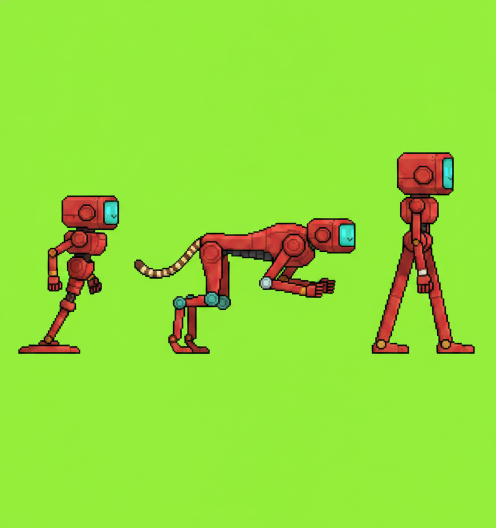
#> input picture scripts/art/source/machines_sheet.png, 992 x 1056 px, found by its file name (shown at 1/2 size)
$ python split_machine_sheet.py
#> lines starting #> are read from the running program, lines starting #| are printed output that depends on the picture
#!/usr/bin/env python3
"""Keys, splits and pads scripts/art/source/machines_sheet.png into one
128 px chip per morphology.

    python3 scripts/art/split_machine_sheet.py

Gemini does not return alpha and the "pure green" comes back as SOME green with
a tinted edge, so the backdrop colour is taken as the MEDIAN OF THE BORDER
(corners sometimes carry a smudge) and flood-filled from the image border -
which is what lets a green accent INSIDE a machine survive. The row is then
split on empty columns and each part padded to a square.
"""

import os
import statistics
from collections import deque

from PIL import Image

SOURCE = "scripts/art/source/machines_sheet.png"
OUT_DIR = "data/art"
MORPHS = ["hopper", "cheetah", "walker"]
SIZE = 128
TOLERANCE = 62


def border_colour(image):
    w, h = image.size
    px = image.load()
    reds, greens, blues = [], [], []
    for x in range(w):
        for y in (0, h - 1):
            r, g, b = px[x, y][:3]
            reds.append(r); greens.append(g); blues.append(b)
    for y in range(h):
        for x in (0, w - 1):
            r, g, b = px[x, y][:3]
            reds.append(r); greens.append(g); blues.append(b)
    return (int(statistics.median(reds)), int(statistics.median(greens)),
            int(statistics.median(blues)))


def key(image):
    """Flood-fills the backdrop from the border, so an interior accent of the
    same colour is kept."""
    image = image.convert("RGBA")
    w, h = image.size
    px = image.load()
    target = border_colour(image)
    seen = bytearray(w * h)
    queue = deque()
    for x in range(w):
        queue.append((x, 0)); queue.append((x, h - 1))
    for y in range(h):
        queue.append((0, y)); queue.append((w - 1, y))
    while queue:
        x, y = queue.popleft()
        if x < 0 or y < 0 or x >= w or y >= h or seen[y * w + x]:
            continue
        r, g, b, _ = px[x, y]
        if (abs(r - target[0]) + abs(g - target[1]) +
                abs(b - target[2])) > TOLERANCE:
            continue
        seen[y * w + x] = 1
        px[x, y] = (0, 0, 0, 0)
        queue.extend(((x + 1, y), (x - 1, y), (x, y + 1), (x, y - 1)))
    return image


def columns_with_ink(image):
    w, h = image.size
    px = image.load()
    filled = []
    for x in range(w):
        ink = 0
        for y in range(h):
            if px[x, y][3] > 24:
                ink += 1
        filled.append(ink > h // 80)
    return filled


def spans(filled, count):
    runs = []
    start = None
    for x, has in enumerate(filled):
        if has and start is None:
            start = x
        elif not has and start is not None:
            if x - start > 12:
                runs.append((start, x))
            start = None
    if start is not None:
        runs.append((start, len(filled)))
    runs.sort(key=lambda r: r[1] - r[0], reverse=True)
    return sorted(runs[:count])


def pad(image):
    bbox = image.getbbox()
    if bbox:
        image = image.crop(bbox)
    side = max(image.size)
    square = Image.new("RGBA", (side, side), (0, 0, 0, 0))
    square.paste(image, ((side - image.width) // 2,
                         (side - image.height) // 2))
    return square.resize((SIZE, SIZE), Image.LANCZOS)


def main():
    sheet = key(Image.open(SOURCE))
#> after the loop in border_colour, `for x in range(w):`: blues = 1984 values, max 86 at index 22, min 55 at index 1, mean 58.65; greens = 1984 values, max 243 at index 1982, min 215 at index 20, mean 237.8; reds = 1984 values, max 160 at index 24, min 146 at index 732, mean 148.1
#> after the loop in border_colour, `for y in range(h):`: blues = 4096 values, max 86 at index 22, min 55 at index 1, mean 58.89; greens = 4096 values, max 243 at index 1982, min 215 at index 20, mean 238.1; reds = 4096 values, max 160 at index 24, min 145 at index 3715, mean 148.4
#> in key, `target = border_colour(image)`: target = (148, 238, 59)
#> the loop in key, `while queue:` made 3808112 passes
#> (r, g, b) on passes 1 to 3: (148, 236, 59), (148, 238, 55), (152, 237, 63)
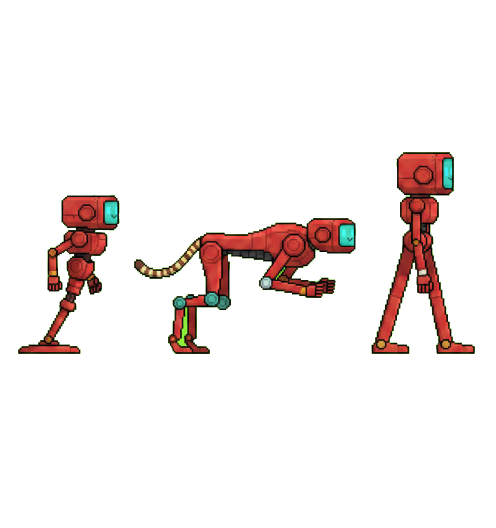
#> sheet: PIL image 992x1056 RGBA (shown at 1/2 size); mean R, G, B, A 11.9, 5.6, 4.3, 23.5; transparent parts drawn white
    runs = spans(columns_with_ink(sheet), len(MORPHS))
#> the loop in spans, `for x, has in enumerate(filled):` made 992 passes
#> has on passes 1 to 12: False, False, False, False, False, False, False, False, False, False, False, False
#> after the loop in spans, `for x, has in enumerate(filled):`: runs = [(43, 239), (268, 712), (743, 950)]
#> runs = [(43, 239), (268, 712), (743, 950)]
    if len(runs) != len(MORPHS):
        raise SystemExit("found %d machines, expected %d: %r" %
                         (len(runs), len(MORPHS), runs))
    os.makedirs(OUT_DIR, exist_ok=True)
    for name, (x0, x1) in zip(MORPHS, runs):
        chip = pad(sheet.crop((x0, 0, x1, sheet.height)))
        path = os.path.join(OUT_DIR, "machine_%s.png" % name)
        chip.save(path)
        print("wrote", path, chip.size)
#> this loop made 3 passes
#> (name, x0, x1, bbox in pad, side in pad) on passes 1 to 3: ('hopper', 43, 239, (0, 390, 196, 708), 318), ('cheetah', 268, 712, (0, 436, 444, 708), 444), ('walker', 743, 950, (0, 304, 207, 708), 404)
#| wrote data/art/machine_hopper.png (128, 128)
#| wrote data/art/machine_cheetah.png (128, 128)
#| wrote data/art/machine_walker.png (128, 128)
#> pass 1, in pad, `image = image.crop(bbox)`:
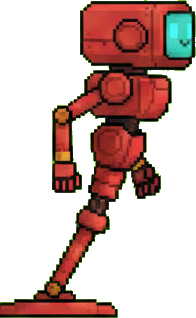
#> image: PIL image 196x318 RGBA; mean R, G, B, A 45.6, 21.2, 16.4, 94.6; transparent parts drawn white
#> pass 1, in main, `chip = pad(sheet.crop((x0, 0, x1, sheet.height)))`:
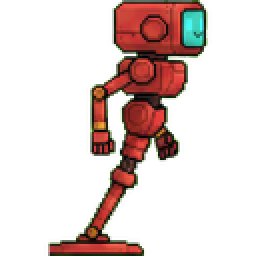
#> chip: PIL image 128x128 RGBA (shown 2 times larger); mean R, G, B, A 31.1, 17.8, 11.4, 58.3; transparent parts drawn white
#> pass 2, in pad (call 2), `image = image.crop(bbox)`:
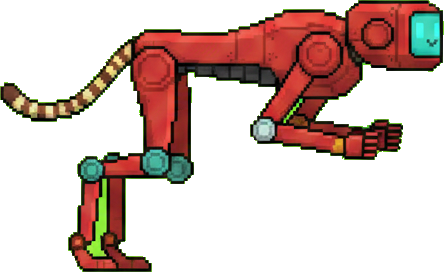
#> image: PIL image 444x272 RGBA; mean R, G, B, A 43.1, 22.4, 16.8, 87; transparent parts drawn white
#> after the loop:
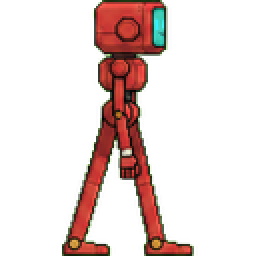
#> chip: PIL image 128x128 RGBA (shown 2 times larger); mean R, G, B, A 30, 15.8, 10.1, 50.2; transparent parts drawn white


if __name__ == "__main__":
    main()
